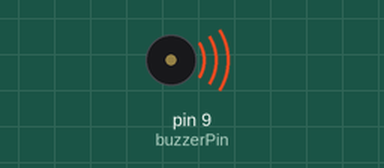
Bench run of a sketch on a simulated Arduino Uno, built with avr-gcc and run on an emulated ATmega328P. Parts: buzzer (waves = sounding). At 3.8 s the program stops and its outputs stay as they are.

Above: at 0.18 s.
At 3.6 s:
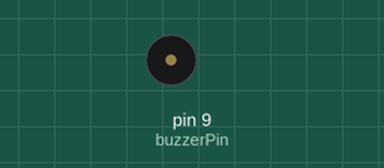
Timing chart, 0 to 5.1 s (numbered marks = the images above):
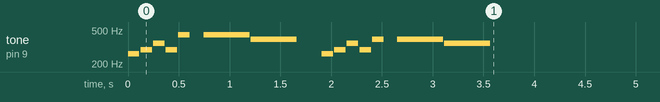

The sketch:

SIK_circuit10_softPotentionmeter_.ino
```cpp
/*
SparkFun Inventor's Kit
Example sketch 11

BUZZER

  Use the buzzer to play a song!

  The buzzer in your Inventor's Kit is an electromechanical
  component you can use to make noise. Inside the buzzer is a
  coil of wire and a small magnet. When current flows through
  the coil, it becomes magnetized and pulls towards the magnet,
  creating a tiny "click". When you do this thousands of times
  per second, you create tones.

  The Arduino has a built-in command called tone() which clicks
  the buzzer at a certain frequency. This sketch knows the
  frequencies of the common notes, allowing you to create songs.
  We're never going to let you down!

Hardware connections:

  The buzzer has two pins. One is positive and one is negative.
  The postitive pin is marked by a "+" symbol on both the top
  and bottom of the buzzer.

  Connect the positive pin to Arduino digital pin 9.
  (Note that this must be a PWM pin.)
  Connect the negative pin to GND.

  Tip: if the buzzer doesn't fit into the breadboard easily,
  try rotating it slightly to fit into diagonal holes.

This sketch was written by SparkFun Electronics,
with lots of help from the Arduino community.
(This sketch was originally developed by D. Cuartielles for K3)
This code is completely free for any use.
Visit http://learn.sparkfun.com/products/2 for SIK information.
Visit http://www.arduino.cc to learn about the Arduino.

Version 2.0 6/2012 MDG
*/

/*
This sketch uses the buzzer to play songs.
The Arduino's tone() command will play notes of a given frequency.
We'll provide a function that takes in note characters (a-g),
and returns the corresponding frequency from this table:

  note  frequency
  c     262 Hz
  d     294 Hz
  e     330 Hz
  f     349 Hz
  g     392 Hz
  a     440 Hz
  b     494 Hz
  C     523 Hz

For more information, see http://arduino.cc/en/Tutorial/Tone
*/

const int buzzerPin = 9;

// We'll set up an array with the notes we want to play
// change these values to make different songs!

// Length must equal the total number of notes and spaces

const int songLength = 18;

// Notes is an array of text characters corresponding to the notes
// in your song. A space represents a rest (no tone)

char notes[] = "cdfda ag cdfdg gf "; // a space represents a rest

// Beats is an array of values for each note and rest.
// A "1" represents a quarter-note, 2 a half-note, etc.
// Don't forget that the rests (spaces) need a length as well.

int beats[] = {1,1,1,1,1,1,4,4,2,1,1,1,1,1,1,4,4,2};

// The tempo is how fast to play the song.
// To make the song play faster, decrease this value.

int tempo = 113;


void setup()
{
  pinMode(buzzerPin, OUTPUT);
}


void loop()
{
  int i, duration;

  for (i = 0; i < songLength; i++) // step through the song arrays
  {
    duration = beats[i] * tempo;  // length of note/rest in ms

    if (notes[i] == ' ')          // is this a rest?
    {
      delay(duration);            // then pause for a moment
    }
    else                          // otherwise, play the note
    {
      tone(buzzerPin, frequency(notes[i]), duration);
      delay(duration);            // wait for tone to finish
    }
    delay(tempo/10);              // brief pause between notes
  }

  // We only want to play the song once, so we'll pause forever:
  while(true){}
  // If you'd like your song to play over and over,
  // remove the above statement
}


int frequency(char note)
{
  // This function takes a note character (a-g), and returns the
  // corresponding frequency in Hz for the tone() function.

  int i;
  const int numNotes = 8;  // number of notes we're storing

  // The following arrays hold the note characters and their
  // corresponding frequencies. The last "C" note is uppercase
  // to separate it from the first lowercase "c". If you want to
  // add more notes, you'll need to use unique characters.

  // For the "char" (character) type, we put single characters
  // in single quotes.

  char names[] = { 'c', 'd', 'e', 'f', 'g', 'a', 'b', 'C' };
  int frequencies[] = {262, 294, 330, 349, 392, 440, 494, 523};

  // Now we'll search through the letters in the array, and if
  // we find it, we'll return the frequency for that note.

  for (i = 0; i < numNotes; i++)  // Step through the notes
  {
    if (names[i] == note)         // Is this the one?
    {
      return(frequencies[i]);     // Yes! Return the frequency
    }
  }
  return(0);  // We looked through everything and didn't find it,
              // but we still need to return a value, so return 0.
}
```

Measured:
- by itself, tone on pin 9 (buzzerPin): plays 262 Hz for 0.11 s, 294 Hz for 0.11 s, 349 Hz for 0.11 s, 294 Hz for 0.11 s, 440 Hz for 0.11 s, 440 Hz for 0.45 s … (14 notes in this stretch)
